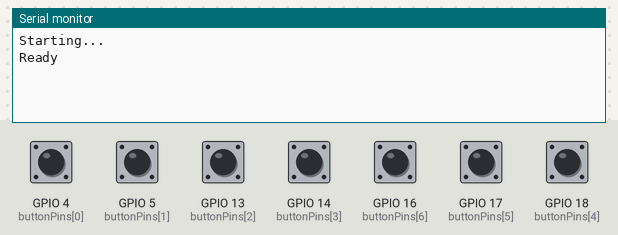
This sketch was run on a simulated ESP32. On the bench: the last lines printed to the serial monitor. Inputs (shaded band) come from the test bench; at power-on: GPIO 4 (buttonPins[0]), GPIO 5 (buttonPins[1]), GPIO 13 (buttonPins[2]), GPIO 14 (buttonPins[3]), GPIO 16 (buttonPins[6]), GPIO 17 (buttonPins[5]), GPIO 18 (buttonPins[4]) HIGH.

Above: at 1.2 s.
1.3 s: GPIO 4 (buttonPins[0]) pulled LOW for 0.15 s
At 2.1 s:
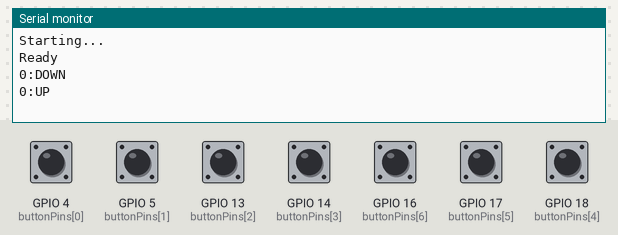
2.9 s: GPIO 5 (buttonPins[1]) pulled LOW for 0.15 s
At 3.03 s:
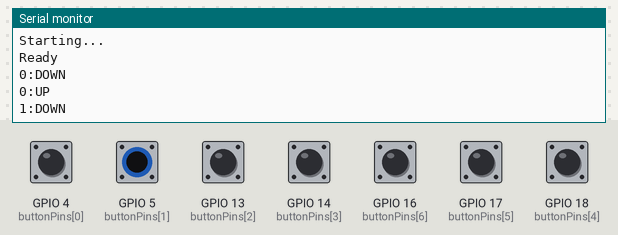
4.5 s: GPIO 13 (buttonPins[2]) pulled LOW for 0.15 s
At 5.8 s:
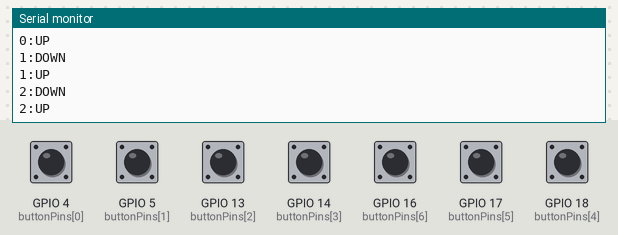
6.1 s: GPIO 14 (buttonPins[3]) pulled LOW for 0.15 s
At 7.2 s:
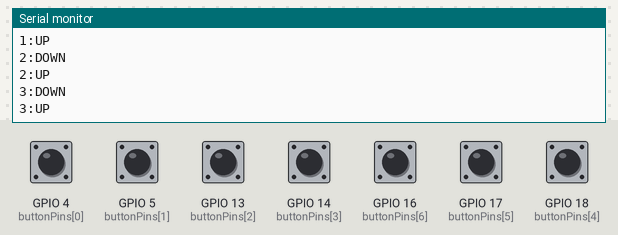
7.7 s: GPIO 16 (buttonPins[6]) pulled LOW for 0.15 s
At 8.5 s:
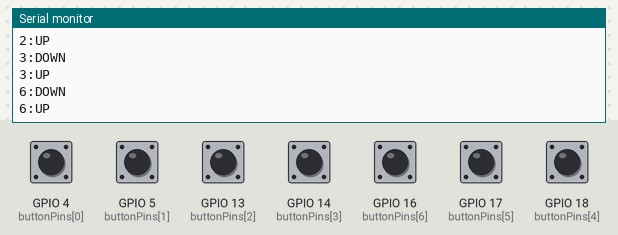
9.3 s: GPIO 17 (buttonPins[5]) pulled LOW for 0.15 s
At 9.8 s:
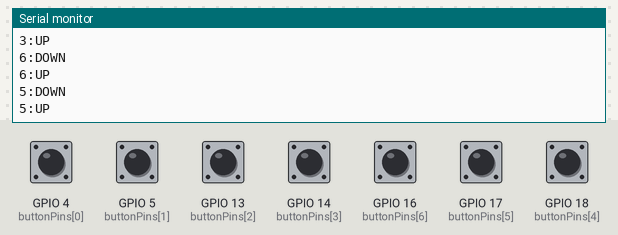
Timing chart, 0 to 11.9 s (numbered marks = the images above; inputs shaded):
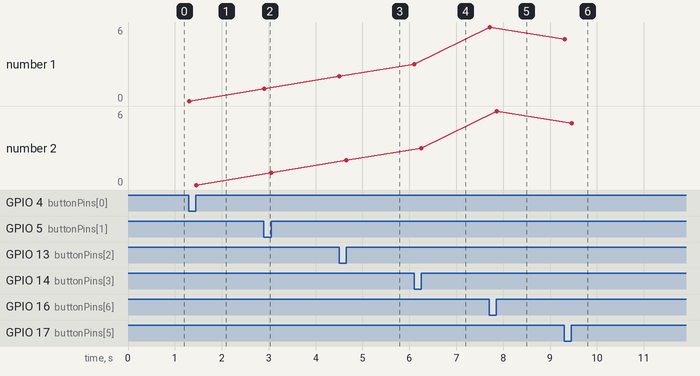

Measured:
- after the input at 1.3 s, the serial monitor: prints a new line at once (image 1)
- after the input at 2.9 s, the serial monitor: prints a new line at once (image 2)
- after the input at 4.5 s, the serial monitor: prints a new line at once (image 3)
- after the input at 6.1 s, the serial monitor: prints a new line at once (image 4)
- after the input at 7.7 s, the serial monitor: prints a new line at once (image 5)
- after the input at 9.3 s, the serial monitor: prints a new line at once (image 6)
- plotted number 1: 0 → 1 after the input at 2.9 s, 1 → 2 after the input at 4.5 s, 2 → 3 after the input at 6.1 s, 3 → 6 after the input at 7.7 s, 6 → 5 after the input at 9.3 s
- plotted number 2: 0 → 1 after the input at 2.9 s, 1 → 2 after the input at 4.5 s, 2 → 3 after the input at 6.1 s, 3 → 6 after the input at 7.7 s, 6 → 5 after the input at 9.3 s

The sketch:

bmo-body.ino
```cpp
//#include <WiFi.h>
//#include <WebSocketsClient.h>

//const char* ssid = "guacamole";
//const char* password = "SwingSets09";
//
//WebSocketsClient webSocket;

const int numButtons = 7;
const int buttonPins[] = {4, 5, 13, 14, 18, 17, 16};
int buttonStates[numButtons] = {HIGH, HIGH, HIGH, HIGH, HIGH, HIGH, HIGH};

void setup() {
  Serial.println("Starting...");
  Serial.begin(115200);

//  WiFi.begin(ssid, password);
//  Serial.print("Connecting to WiFi");
//  while (WiFi.status() != WL_CONNECTED) {
//
//    delay(500);
//    Serial.print(".");
//  }
//  Serial.println("\nConnected to WiFi");
//
//  webSocket.begin("192.168.1.94", 8080, "/");
//  webSocket.onEvent(webSocketEvent);

  for (int i = 0; i < numButtons; i++) {
    pinMode(buttonPins[i], INPUT_PULLUP);
  }
  Serial.println("Ready");
}

void loop() {
//  webSocket.loop();

  for (int i = 0; i < numButtons; i++) {
    int currentState = digitalRead(buttonPins[i]);

    if (currentState == LOW && buttonStates[i] == HIGH) {
      String message = String(i) + ":DOWN";
      Serial.println(message);
//      webSocket.sendTXT(message);
    }

    if (currentState == HIGH && buttonStates[i] == LOW) {
      String message = String(i) + ":UP";
      Serial.println(message);
//      webSocket.sendTXT(message);
    }

    buttonStates[i] = currentState;
  }

  delay(50);
}

//void webSocketEvent(WStype_t type, uint8_t* payload, size_t length) {
//  switch (type) {
//    case WStype_DISCONNECTED:
//      Serial.println("Disconnected from WebSocket server");
//      break;
//    case WStype_CONNECTED:
//      Serial.println("Connected to WebSocket server");
//      webSocket.sendTXT("ESP32 connected");
//      break;
//    case WStype_TEXT:
//      Serial.printf("Received: %s\n", payload);
//      break;
//    default:
//      break;
//  }
//}
```
